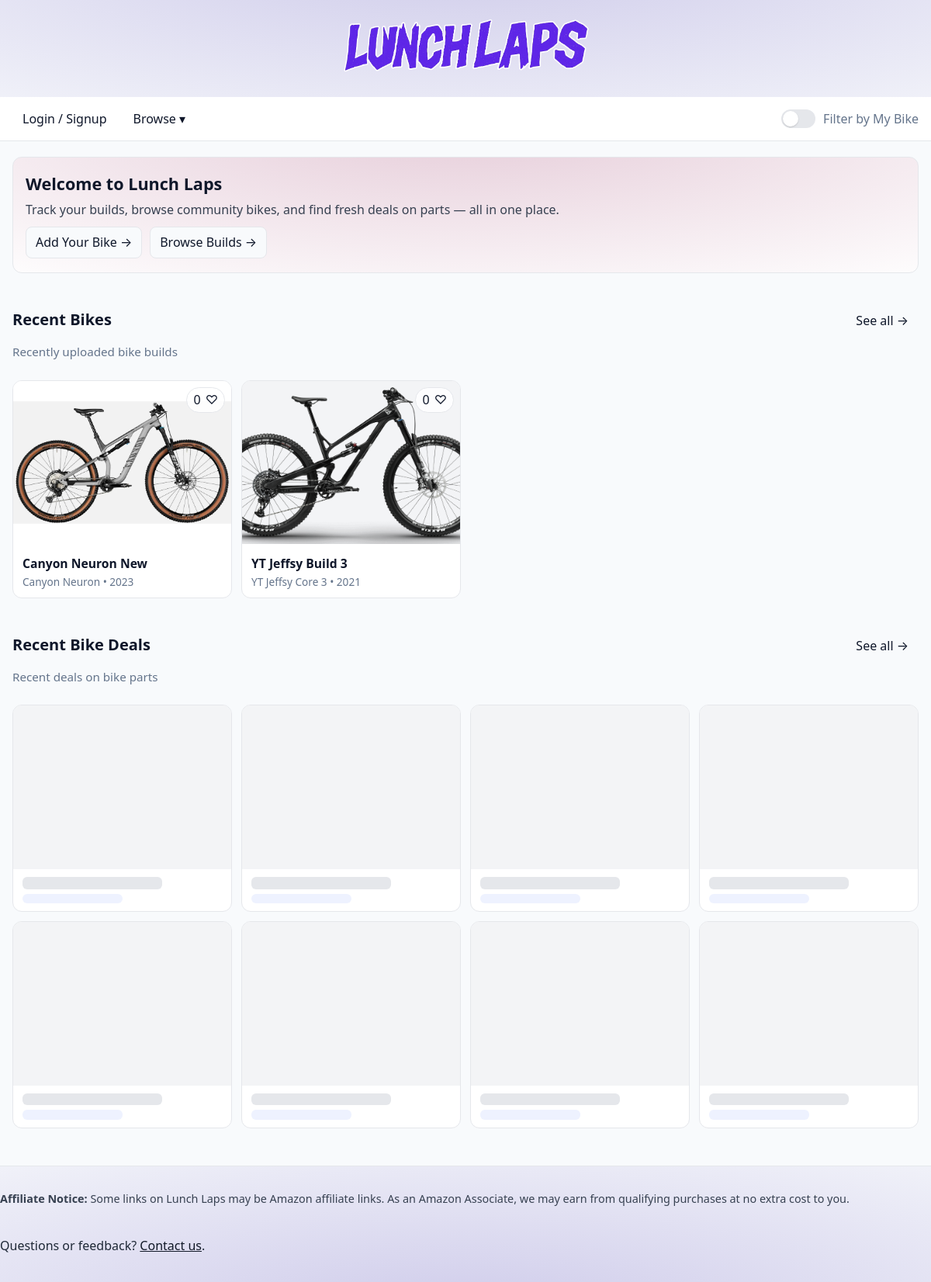
The page / on the database its author committed.
### ll_buildbike/models.py (models this page shows, shortened)
class LLBike(models.Model):
    Bike_Types = {
        "MTB": "Mountain",
        "E-MTB": "Electric Mountain",
        "Gravel": "Gravel",
        "Road": "Road",
        "DJ": "Dirt Jumper",
    }
    Bike_Disc = {
        "XC": "Cross-Country",
        "Trail": "Trail",
        "Enduro": "Enduro",
        "DH":"Downhill",
        "Park":"Park",
        "Gravel": "Gravel",
        "Road": "Road",
        "DJ": "Dirt Jumper",
    }
    Bike_Build = {
        "Stock": "Stock",
        "Upgraded": "Upgraded",
        "GroundUpBuild": "Ground Up Build",
        "PartsBike":"Parts Bike",
    }
    Bike_Size = {
        "ExtraSmall" : "Extra Small",
        "Small": "Small",
        "Medium": "Medium",
        "Large": "Large",
        "ExtraLarge":"Extra Large",
    }
    bike_size = models.CharField("Bike Size", max_length=30, choices=Bike_Size, blank=True, null=True, help_text="What size is your bike?")
    bike_build = models.CharField("Bike Build", max_length=30, choices=Bike_Build, blank=True, null=True, help_text="What is the build type of your bike?")
    bike_name = models.CharField("Bike Name", max_length=100, blank=True, help_text="What is the name of your bike?")
    bike_make = models.CharField("Bike Make", max_length=100, blank=True, help_text="What is the make of your bike?")
    bike_model = models.CharField("Bike Model", max_length=100, blank=True, help_text="What is the model of your bike?")
    bike_year = models.PositiveIntegerField("Bike Year", blank=True, null=True, help_text="What year is your bike?")
    bike_discipline = models.CharField("Bike Discipline", max_length=30, choices=Bike_Disc, blank=True, null=True, help_text="What type of trails does this bike excel at?")
    bike_type = models.CharField("Bike Type", max_length=30, choices=Bike_Types, blank=True, null=True, help_text="What type of bike is it?")
    date_created = models.DateTimeField(auto_now_add=True)
    bike_img = models.ImageField(upload_to='bike_images/', blank=True, null=True)
    is_default = models.BooleanField("Make this bike the default?", default=False, db_index=True)
    owner = models.ForeignKey(settings.AUTH_USER_MODEL, on_delete=models.CASCADE, related_name="bikes", null=True, blank=True)
    slug = models.SlugField(max_length=120, blank=True)
    public_id = models.UUIDField(default=uuid.uuid4, unique=True, editable=False)
    like_count = models.PositiveIntegerField(default=0)  # denormalized counter
    class Meta:
        constraints = [
            models.UniqueConstraint(fields=["owner", "slug"], name="uniq_bike_slug_per_owner"),
        ]
        unique_together = (("bike_name", "bike_make", "bike_model", "bike_year"),)  # keep if you already had this

### ll_buildbike/views.py (the view)
# urls.py: path("", home, name="home"),
def home(request):
    recent_bikes = LLBike.objects.order_by("-date_created")[:8]
    recent_deals = []  # replace with queryset from bikeaggr
    return render(request, "ll_buildbike/home.html", {
        "recent_bikes": recent_bikes,
        "recent_deals": recent_deals,
    })

### ll_buildbike/templates/ll_buildbike/home.html (shortened to what this page needs)
{% extends "ll_buildbike/base.html" %}
{% load static %}
{% block home %}
  <div class="container">
    <section class="section" aria-labelledby="welcome">
      <div id="welcome" class="welcome">
        <h1 class="welcome__title">Welcome to Lunch Laps</h1>
        <p class="welcome__lead">
          Track your builds, browse community bikes, and find fresh deals on parts — all in one place.
        </p>
        <div class="welcome__actions">
          <a class="navlink" href="{% url 'll_buildbike:bike_wizard' %}">Add Your Bike →</a>
          <a class="navlink" href="{% url 'll_bikesearch:bikesearch' %}">Browse Builds →</a>
        </div>
      </div>
    </section>
    <section class="section" aria-labelledby="recent-bikes">
      <div class="section__head">
        <div>
          <h2 id="recent-bikes" class="section__title">Recent Bikes</h2>
          <p class="section__lead">Recently uploaded bike builds</p>
        </div>
        <a href="{% url 'll_bikesearch:bikesearch' %}" class="navlink">See all →</a>
      </div>
      <div class="cards">
        {% for b in recent_bikes|slice:":8" %}
<div class="card" style="position:relative;">
  <a href="{% url 'bikedash:bikedash' %}#bike-{{ b.id }}">
    {% if b.bike_img %}
      <img class="card__media" src="{{ b.bike_img.url }}" alt="{{ b.bike_name|default:'Bike' }}">
    {% else %}
      <img class="card__media" src="{% static 'll_buildbike/img/placeholder-bike.png' %}" alt="">
    {% endif %}
    <div class="card__body">
      <h3 class="card__title">{{ b.bike_name|default:"Untitled Bike" }}</h3>
      <div class="card__meta">
        {{ b.bike_make }} {{ b.bike_model }}{% if b.bike_year %} • {{ b.bike_year }}{% endif %}
      </div>
    </div>
  </a>
  <div style="position:absolute;top:8px;right:8px;display:flex;gap:6px;align-items:center;background:rgba(255,255,255,.85);padding:4px 8px;border-radius:999px;border:1px solid #e5e7eb;">
    <span>{{ b.like_count|default:0 }}</span>
    {% if request.user.is_authenticated %}
      <form method="post" action="{% url 'll_buildbike:toggle_like' b.id %}">
        {% csrf_token %}
        <button type="submit" class="linklike" title="Like" style="background:none;border:0;cursor:pointer;">❤️</button>
      </form>
    {% else %}
      <a class="linklike" href="{% url 'accounts:login' %}?next={{ request.path }}">♡</a>
    {% endif %}
  </div>
</div>
        {% endfor %}
      </div>
    </section>
    <section class="section" aria-labelledby="recent-deals">
      <div class="section__head">
        <div>
          <h2 id="recent-deals" class="section__title">Recent Bike Deals</h2>
          <p class="section__lead">Recent deals on bike parts</p>
        </div>
        <a href="{% url 'bikeaggr:bikesearchagg' %}" class="navlink">See all →</a>
      </div>
      <div class="cards">
        {% for d in recent_deals|slice:":8" %}
          <a class="card" href="{{ d.get_absolute_url|default:'#' }}">
            {% if d.image_url %}
              <img class="card__media" src="{{ d.image_url }}" alt="{{ d.title|default:'Deal' }}">
            {% else %}
              <img class="card__media" src="{% static 'll_buildbike/img/LL_Hero.png' %}" alt="">
            {% endif %}
            <div class="card__body">
              <h3 class="card__title">{{ d.title|default:"Bike Part" }}</h3>
              <div class="card__meta">
                <span class="price">{% if d.price %}${{ d.price }}{% else %}&nbsp;{% endif %}</span>
                {% if d.retailer %} • {{ d.retailer }}{% endif %}
                {% if d.discount_pct %} <span class="pill">-{{ d.discount_pct }}%</span>{% endif %}
              </div>
            </div>
          </a>
        {% empty %}
          {% for i in "12345678" %}
            <div class="card">
              <div class="card__media" aria-hidden="true"></div>
              <div class="card__body">
                <div class="card__title" style="background:#e5e7eb;height:1em;width:70%;border-radius:6px;"></div>
                <div class="card__meta" style="background:#eef2ff;height:.9em;width:50%;border-radius:6px;margin-top:6px;"></div>
              </div>
            </div>
          {% endfor %}
        {% endfor %}
      </div>
    </section>
  </div>
{% endblock home %}

### ll_buildbike/templates/ll_buildbike/base.html (shortened to what this page needs)
{% load static %}
<!doctype html>
<html lang="en">
  <head>
  </head>
  <body>
    <div class="navbar1">
      <a class="hero-link" href="{% url 'home' %}" aria-label="Go to homepage">
        <img src="{% static 'll_buildbike/img/LL_Hero.png' %}" alt="Lunch Laps" class="hero-image" />
      </a>
    </div>
    <nav class="navbar2">
  <div class="container nav-row">
    <div class="nav-left">
      {% if request.user.is_authenticated %}
        <details class="menu">
          <summary class="menubtn">My Bikes ▾</summary>
          <div class="menu-list">
            <a class="menu-item" href="{% url 'bikedash:bikedash' %}">Bike Dashboard</a>
            <a class="menu-item" href="{% url 'll_buildbike:bike_wizard' %}">Add a Bike</a>
            <a class="menu-item" href="{% url 'bikeconfigs:list' %}">Bike Configurations</a>
          </div>
        </details>
      {% else %}
        <a class="navlink" href="{% url 'accounts:login' %}?next={% url 'bikedash:bikedash' %}">Login / Signup</a>
      {% endif %}
      <details class="menu">
        <summary class="menubtn">Browse ▾</summary>
      </details>
    </div>
    <div class="nav-right">
      <form method="get" action="" class="toggle">
        <label class="switch" aria-label="Filter by My Bike">
          <span class="track"></span><span class="thumb"></span>
        </label>
        <span>Filter by My Bike</span>
      </form>
    </div>
  </div>
</nav>
    {% block home %}{% endblock home %}
    <footer class="site-footer">
      <div class="container footer-inner">
        <p class="footer-note">
          <strong>Affiliate Notice:</strong> Some links on Lunch Laps may be Amazon affiliate links.
          As an Amazon Associate, we may earn from qualifying purchases at no extra cost to you.
        </p>
        <p class="footer-links">
          Questions or feedback? <a href="mailto:protogenoserebos@ridelunchlaps.com">Contact us</a>.
        </p>
      </div>
    </footer>
  </body>
</html>

### ll_buildbike/templates/ll_buildbike/base.html (style rules this page uses)
:root { --blurple:#5865F2; --ink:#0f172a; --muted:#64748b; --card:#ffffff; --bg:#f8fafc; --ring: rgba(88,101,242,.35); --radius:12px; }
html,body { margin:0;background:var(--bg);color:var(--ink);font:16px/1.45 system-ui,-apple-system,"Segoe UI",Roboto,Helvetica,Arial,"Apple Color Emoji","Segoe UI Emoji"; }
a { color:inherit;text-decoration:none }
.container { max-width:1200px;margin:0 auto;padding:0 16px }
.navbar1 { display:grid;place-items:center; padding:24px 16px; background: radial-gradient(1200px 300px at 50% -50%, rgba(80,60,180,.25), transparent); }
.hero-link { display:inline-block }
.hero-image { max-width:min(40vw,320px);height:auto }
.navbar2 { position:sticky;top:0;z-index:50;background:#fff;border-bottom:1px solid #e5e7eb }
.nav-row { display:flex;align-items:center;justify-content:space-between;gap:12px;height:56px }
.nav-left,.nav-right { display:flex;align-items:center;gap:8px }
.navlink,.menubtn { display:inline-flex;align-items:center;gap:8px;padding:8px 12px;border-radius:8px;border:1px solid transparent }
.menubtn { cursor:pointer }
.menu { position:relative }
.toggle { display:flex;align-items:center;gap:10px;color:var(--muted) }
.switch { --w:44px;--h:24px;position:relative;width:var(--w);height:var(--h) }
.switch .track { position:absolute;inset:0;background:#e5e7eb;border-radius:999px;transition:.2s }
.switch .thumb { position:absolute;top:2px;left:2px;width:20px;height:20px;border-radius:50%;background:#fff;box-shadow:0 1px 2px rgba(0,0,0,.15);transition:.2s }
.section { padding:20px 0 8px }
.section__head { display:flex;align-items:baseline;justify-content:space-between;gap:12px;margin-bottom:10px }
.section__title { font-size:1.25rem;font-weight:700 }
.section__lead { color:var(--muted);font-size:.95rem }
.cards { display:grid;grid-template-columns:repeat(2,minmax(0,1fr));gap:12px }
@media (min-width:900px) { .cards { grid-template-columns:repeat(4,minmax(0,1fr)) } }
.card { background:var(--card);border:1px solid #e5e7eb;border-radius:var(--radius);overflow:hidden;transition:transform .12s ease,box-shadow .12s ease,border-color .12s ease }
.card__media { aspect-ratio:4/3;object-fit:cover;width:100%;background:#f3f4f6 }
.card__body { padding:10px 12px }
.card__title { font-weight:600;line-height:1.2;margin:0 0 4px;font-size:.98rem }
.card__meta { font-size:.85rem;color:var(--muted) }
.site-footer { margin-top:40px;color:#1f2937; background: radial-gradient(1200px 300px at 50% 130%, rgba(80,60,180,.25), transparent); border-top:1px solid #e5e7eb; }
.footer-inner { display:flex;flex-direction:column;gap:8px;padding:18px 0 }
.footer-note { font-size:.9rem;color:#374151 }
.footer-links a { color:#111827;text-decoration:underline }

### ll_buildbike/templates/ll_buildbike/home.html (style rules this page uses)
.welcome { border:1px solid #e5e7eb;border-radius:12px; background: radial-gradient(1000px 260px at 50% -30%, rgba(128, 0, 64, .20), transparent), #fff; padding:18px 16px; }
.welcome__title { margin:0 0 6px;font-size:1.35rem }
.welcome__lead { margin:0 0 10px;color:#374151 }
.welcome__actions { display:flex;gap:10px;flex-wrap:wrap }
.welcome .navlink { background:#f8fafc;border:1px solid #e5e7eb;border-radius:8px;padding:8px 12px }

### rows shown on the page
LLBike: bike_img (picture), bike_name "Canyon Neuron New", bike_make "Canyon", bike_model "Neuron", bike_year "2023", like_count "0"
LLBike: bike_img (picture), bike_name "YT Jeffsy Build 3", bike_make "YT", bike_model "Jeffsy Core 3", bike_year "2021", like_count "0"
